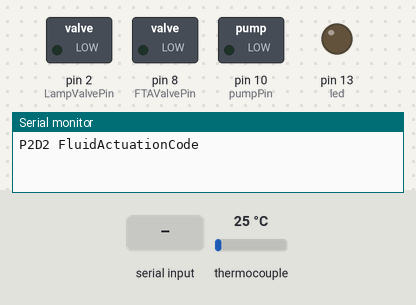
The sketch below on a simulated Arduino Uno, built with avr-gcc and run on an emulated ATmega328P. Shown: switched loads named in the sketch (green lamp = pin HIGH), output pins drawn as LEDs (lit = HIGH), the last lines printed to the serial monitor. Inputs (shaded band) come from the test bench; at power-on: thermocouple 25 °C.

Above: at 1.2 s.
1.3 s: "k" received over Serial
2.8 s: "k" received over Serial
At 4.0 s:
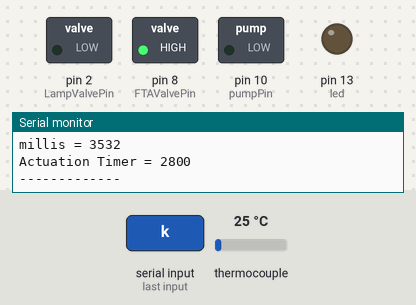
4.3 s: "s" received over Serial
At 5.2 s:
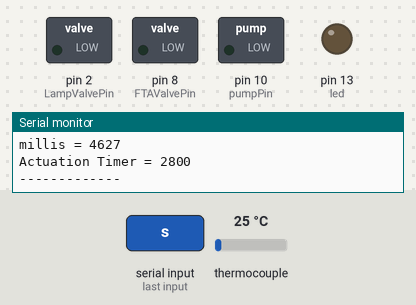
Timing chart, 0 to 7.3 s (numbered marks = the images above; inputs shaded):
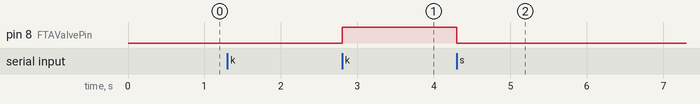

Measured:
- after the input at 2.8 s, pin 8 (FTAValvePin): LOW → HIGH at once
- after the input at 4.3 s, pin 8 (FTAValvePin): HIGH → LOW at once; pin 10 (pumpPin): stays LOW (without the input it goes to HIGH after 3.5 s)

The sketch:

FluidActuationCode.ino
```cpp
  #include <Adafruit_MAX31855.h>
  #include < avr/io.h >
  #include < avr/interrupt.h >

  ///////////////////////////////////////////////////////////////////////
  // Code that automates the Fluid Actuation
  // Thermocouple Code using adafruit serial board and K thermocouple
  // Assume that Input Voltage is 5 volts
  // nprav 04/21/2014
  ////////////////////////////////////////////////////////////////////////

  // Arduino Board Pin Definitions
  const int thermoDO = 3;
  const int thermoCS = 4;
  const int thermoCLK = 5;

  const int FTAValvePin = 8; //FTA Wash
  const int LampValvePin = 2; //LAMP/P5
  const int pumpPin = 10;
  const int potPin = A5;
  const int led = 13;

  // Heating Definitions
  int heatMax = 255;
  int heatPower = 0;

  // Misc. Definitions
  int potValue = 0;
  unsigned long dataPrintCounter = 0;
  char input = 0;

  ////////////////////////////////
  // Fluid Actuation Definitions /
  ////////////////////////////////

  boolean actuating = false;
  int pumpPower = 0;

  // Power Maximums
  const int pumpMax = 255;
  const int pumpFTA = 200;
  const int pumpLAMP = 150;

  // Variable defining stage of Fluid Actuation
  int actuationStage = 0;

  // Actuation stage timer
  unsigned long actuationTimer = 0;

  // Time for each actuation stage in seconds
  const int FTAValveTime = 10;
  const int FTAPumpTime = 10;
  const int LampValveTime = 20;
  const int LampPumpTime = 10;


  Adafruit_MAX31855 thermocouple(thermoCLK, thermoCS, thermoDO);

  void setup() {
    pinMode(led,OUTPUT);
    pinMode(FTAValvePin,OUTPUT);
    pinMode(LampValvePin,OUTPUT);
    pinMode(pumpPin,OUTPUT);
    Serial.begin(9600);
    Serial.println("P2D2 FluidActuationCode");
    // wait for MAX chip to stabilize
    delay(250); // delay 500 ms

    while(!Serial.available()){} // Wait for serial prompt
    Serial.read();

    // Set up heat PWM for pin 9, Set for 8 bit Fast PWM (16Mhz/64 (prescalar)/255 = 980)
    // Set up pump PWM for pin 10, Set for 8 bit FAST PWM (16Mhz/64 (prescalar)/255 = 980)
    TCCR1B = TCCR1B | 0b00001011;
    TCCR1A = TCCR1A | 0b10100001;
    OCR1A = 0;    // Controls heater power
    OCR1B = 0;    // Controls pump power
    TIMSK1 = TIMSK1 | 0b00000001; // Enable interrupt when timer overflows
  }

  ISR(TIMER1_OVF_vect){
    // Overflows 16Mhz/64 = 250,000 times a second
    OCR1B = pumpPower;
  }

  double readTempC(){
    return (thermocouple.readCelsius());
  }

  void FluidActuationStart(){
    Serial.println("Starting Fluid Actuation");
    actuating = true;
    actuationStage = 1;
    actuationTimer = millis();
  }

  void FluidActuationEnd(){
    Serial.println("Fluid Actuation Complete");
    actuating = false;
    digitalWrite(FTAValvePin,0);
    digitalWrite(LampValvePin,0);
    pumpPower = 0;
    actuationStage = 0;
    // Send bluetooth command
  }


  void loop() {

    if (Serial.available() > 0) {
      // read the incoming byte:
     input = Serial.read();
      switch(input){
        case 'k':
          FluidActuationStart();
          break;
        case 's':
          FluidActuationEnd();
          break;
        case 'p':
          actuating = false;
          break;
      }
        // say what you got:
      Serial.print("I received: ");
      Serial.println(input);
    }


    ////////////////////////////////////
    // Automatic Fluid Actuation Code //
    ////////////////////////////////////

    if(actuating){
      switch(actuationStage){
        case 1:
          //Just started - switch on FTA valve, wait for some time, move to stage 1
          digitalWrite(FTAValvePin,1);
          if((millis()-actuationTimer)>=(1000L*FTAValveTime/2)){
            actuationStage++;
            actuationTimer = millis();
          }
          break;
        case 2:
          //start pump, wait for some time, switch of valve heater, wait until FTA/Ethanol has completely flushed RC (1min)
          pumpPower = pumpFTA;
          if((millis()-actuationTimer)>(1000L*FTAValveTime/2)){
            digitalWrite(FTAValvePin,0);
          }
          if((millis()-actuationTimer)>(1000L*FTAPumpTime)){
            pumpPower = 0;
            actuationStage++;
            actuationTimer = millis();
          }
          break;
        case 3:
          // FTA Wash/Ethanol has gone through RC completely. Now need to open LAMP channels
          digitalWrite(LampValvePin,1);
          if((millis()-actuationTimer)>(1000L*LampValveTime/2)){
            pumpPower = 0;
            actuationStage++;
            actuationTimer = millis();
          }
          break;
        case 4:
          // pump LAMP stuff, close valve heater after some time ****NEED MORE TESTING****
          pumpPower = pumpLAMP;
          if((millis()-actuationTimer)>(1000L*LampValveTime/2)){
            digitalWrite(LampValvePin,0);
          }
          if((millis()-actuationTimer)>(1000L*LampPumpTime)){
            pumpPower = 0;
            FluidActuationEnd();
            // Send finished actuation command
         }
         break;
      }
    }


    if((millis() - dataPrintCounter)>=1000){
      SerialPrintData();
      dataPrintCounter = millis();
    }
 }

  void SerialPrintData(){

    Serial.print("Actuation Stage = ");
    Serial.println(actuationStage);

    Serial.print("pumpPower = ");
    Serial.println(OCR1B);

    Serial.print("FTAValvePin (FTA Wash) = ");
    Serial.println(digitalRead(FTAValvePin));

    Serial.print("LampValvePin (LAMP P5) = ");
    Serial.println(digitalRead(LampValvePin));

    Serial.print("C = ");
    Serial.println(readTempC());

    Serial.print("millis = ");
    Serial.println(millis());

    Serial.print("Actuation Timer = ");
    Serial.println(actuationTimer);

    Serial.println("-------------");

  }
```
